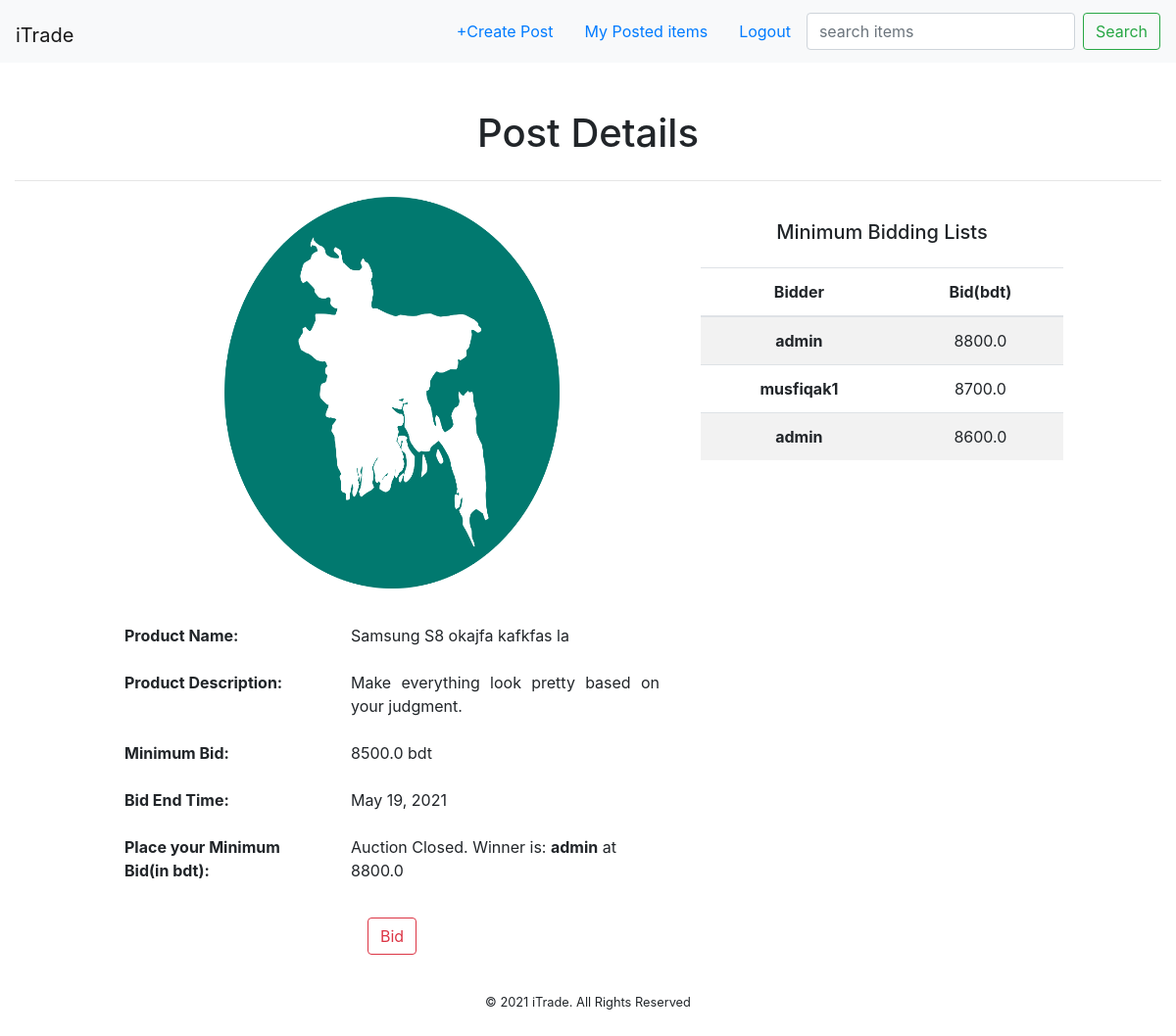
Page /user/post/13/details (signed in) on the committed database.
### tradeapp/models.py (models this page shows, shortened)
class TradePost(models.Model):
    publisher_name = models.ForeignKey(User, on_delete=models.CASCADE)
    product_name = models.CharField(max_length=200)
    product_description = models.TextField()
    product_image = models.ImageField(upload_to='trade_images')
    product_price = models.FloatField(default=0.0)
    end_date = models.DateField(auto_now=False, auto_now_add=False)
    posted_on = models.DateTimeField(auto_now=False, auto_now_add=True)

class BiddingPost(models.Model):
    bid_product_name = models.ForeignKey(TradePost, on_delete=models.CASCADE)
    bid_publisher_name = models.CharField(max_length=200)
    bid_product_price_bdt = models.FloatField(default=0.0)
    posted_on = models.DateTimeField(auto_now=False, auto_now_add=True)

### tradeapp/views.py (the view, shortened to what this page needs)
# urls.py: path('post/<int:id>/details', views.single_posts, name="single_post"),
def single_posts(request, id):
    if request.user.is_authenticated:
        post = get_object_or_404(TradePost, pk=id)
        get_user = get_object_or_404(User, id=request.user.id)
        get_bidder_list = BiddingPost.objects.filter(bid_product_name=post).order_by('-posted_on')
        check_lt = TradePost.objects.filter(pk=id, end_date__lt=datetime.date.today())
        if check_lt:
            get_winner = []
            for w in get_bidder_list:
                get_winner.append(w.bid_product_price_bdt)
            winner_price = max(get_winner)
            winner = BiddingPost.objects.get(bid_product_price_bdt=winner_price)
            winner_name = winner.bid_publisher_name
            context = {
                "quote": "Auction Closed. Winner is: ",
                "bid": get_bidder_list,
                "post": post,
                "winner": winner_name,
                "at": " at ",
                "price": winner_price,
            }
            return render(request, 'trade/single_post.html', context)
    else:
        return HttpResponseNotFound('<h1 style="text-align:center;">You are not eligible to see this page <br> DO '
                                    '<a href="/">LOGIN</a></h1>')

### templates/trade/single_post.html (shortened to what this page needs)
{% extends 'base.html' %}
{% load crispy_forms_filters %}
{% block navbar %}
        <a class="nav-link ml-0" href="{% url 'create_post' %}"> +Create Post</a>
        <a class="nav-link ml-0" href="{% url 'my_post' %}">My Posted items</a>
        <a class="nav-link ml-0" href="{% url 'logout' %}">Logout</a>
        <form class="form-inline my-2 my-lg-0" method="GET">
              <input class="form-control mr-sm-2" type="text" name="index_search" placeholder="search items" aria-label="Search" value="{{ request.GET.index_search }}">
              <button class="btn btn-outline-success my-2 my-sm-0" type="submit">Search</button>
          </form>
{%endblock navbar %}
{% block content %}
    <div class="col-md-12 text-center">
        <h1 class="mb-4 mt-5"> Post Details</h1><hr>
        <div class="row">
            <div class="col-md-6 offset-1">
                <img style="width: 60%;height: 400px;" src="{{ post.product_image.url }}" class="card-img-top mb-4" alt="image">
                <form method="post">
                <table class="table table-borderless">
                  <tbody>
                    <tr>
                        <th class="text-left" scope="col">Product Name:</th>
                        <td class="text-left" scope="row">{{ post.product_name }}</td>
                    </tr>
                    <tr>
                        <th class="text-left" scope="col">Product Description:</th>
                        <td class="text-justify" scope="row">{{ post.product_description }}</td>
                    </tr>
                    <tr>
                        <th class="text-left" scope="col">Minimum Bid:</th>
                        <td class="text-left" scope="row">{{ post.product_price }} bdt</td>
                    </tr>
                    <tr>
                        <th class="text-left" scope="col">Bid End Time:</th>
                        <td class="text-left" scope="row">{{ post.end_date|date:"M j, Y" }}</td>
                    </tr>
                    <tr>
                        <th class="text-left" scope="col">Place your Minimum Bid(in bdt):</th>
                        <td class="text-left" scope="row">
                            {{ form|crispy }} {{ quote }} <b>{{ winner }}</b> {{ at }} {{ price }}
                        </td>
                    </tr>
                  </tbody>
                </table>
                <div class="text-center mt-4">
                      <button type="submit" class="btn btn-outline-danger">Bid</button>
                  </div>
               </form>
            </div>
            <div class="col-md-4">
                <h5 class="mb-4 mt-4">Minimum Bidding Lists</h5>
                <table class="table table-striped">
                  <thead>
                    <tr>
                      <th scope="col">Bidder</th>
                      <th scope="col">Bid(bdt)</th>
                    </tr>
                  </thead>
                  <tbody>
                  {% for b in bid %}
                    <tr>
                      <th scope="row">{{ b.bid_publisher_name }}</th>
                      <td>{{ b.bid_product_price_bdt }}</td>
                    </tr>
                  {% endfor %}
                  </tbody>
                </table>
            </div>
        </div>
    </div>
{% endblock content %}
{% block footer %}
    <footer style="text-align:center;padding: 35px 0px 8px 0px!important;">
        <p><small>&copy; 2021 iTrade. All Rights Reserved </small></p>
  </footer>
{% endblock footer %}

### rows in the picture
TradePost: product_image (picture), product_name "Samsung S8 okajfa kafkfas la", product_description "Make everything look pretty based on your judgment.", product_price "8500.0", end_date "May 19, 2021"
BiddingPost: bid_publisher_name "admin", bid_product_price_bdt "8800.0"
BiddingPost: bid_publisher_name "musfiqak1", bid_product_price_bdt "8700.0"
BiddingPost: bid_publisher_name "admin", bid_product_price_bdt "8600.0"

### other values in the picture
{{ quote }} "Auction Closed. Winner is:"
{{ at }} "at"
